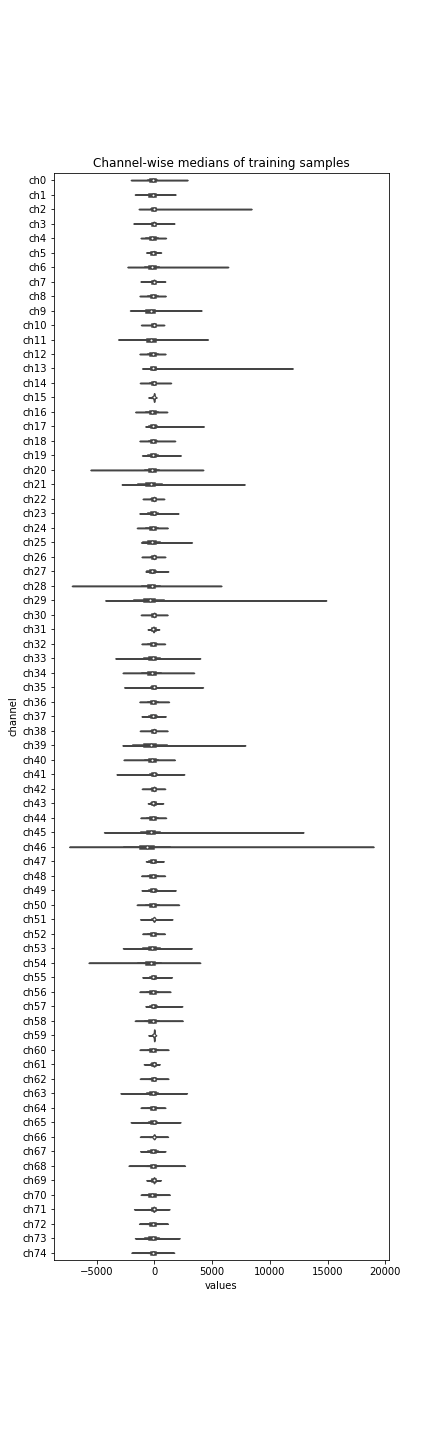
#> input picture code/figs/im_med_violin.png, 432 x 1440 px
$ python -i valid_controls.py   (imports and definitions only)
#> lines starting #> are read from the running program, lines starting #| are printed output that depends on the picture; after the words box and inside, x2 and y2 are one past the last pixel; in counts of white or black regions, pixels touching at a corner belong together
from PIL import Image, ImageOps
from skimage import color
from skimage import io
from skimage.transform import resize
from skimage import transform
from skimage.filters import threshold_otsu
import skimage

import matplotlib.pyplot as plt
import matplotlib.image as mpimg
import numpy as np
import pandas as pd
import os
import tifffile as tiff
from argparse import ArgumentParser
import argparse
import random
from matplotlib.patches import Circle
import imageio
import cv2

import pdb
import json

import utils
from utils import str2bool

# [1 line not run here, left out]

# 16 bit:
#--------
# min_bit = 0
# max_bit = 65535

# swapped to an already normalized version
min_bit = 0
max_bit = 1

shift_bit = 0.6 # used to be 0.75


#----------
# HELPERS
#----------
# [20 lines left out: function read_binary_mask, not called in this run]

def draw_binary_mask_otsu(data_path, numpy_flag=False):
	"""
	Draws a binarized version of the input mask to use for downstream image creation.
	Uses otsu binarization/thresholding to accomplish this.
	"""
#> called with data_path = 'figs/im_med_violin.png', numpy_flag = False

	if numpy_flag == False:
		bitmap = mpimg.imread(data_path)
#> bitmap is the input picture: shape (1440, 432, 4) float32; mean R, G, B, A 0.977, 0.977, 0.977, 1
	else:
		bitmap = np.load(data_path)

	h,w,_ = bitmap.shape
#> h = 1440; w = 432

	target_h, target_w = 3000, 3000
	scale_h, scale_w = int(target_h // h), int(target_w // w)
#> scale_h = 2; scale_w = 6
	scale = int(np.min([scale_h, scale_w]))
#> scale = 2

	# color image
	bitmap_resized = resize(bitmap, (h*scale, w*scale))

	# grayscale - 1D in channel space
	bitmap_resized_gray = np.expand_dims(color.rgb2gray(bitmap_resized), 2)

	# Binarized mask - manual thresholding
	thresh = threshold_otsu(bitmap_resized_gray)
#> thresh = 0.711

	mask = bitmap_resized_gray > thresh
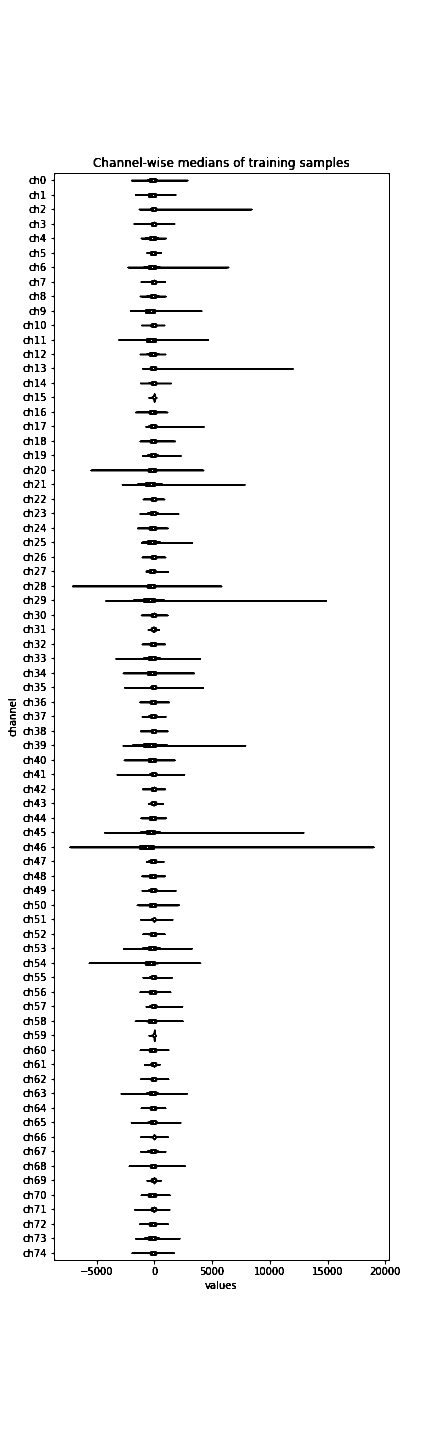
#> mask: shape (2880, 864, 1) bool (shown at 1/2 size); 96.6% white; 359 black regions (5 under 20 px), largest, box (x1, y1, x2, y2) and area: (103, 346, 780, 2529) 12376, (138, 1690, 750, 1700) 3200, (210, 1196, 654, 1206) 1996

	return mask


# [955 lines left out: functions draw_binary_mask, check_partition_status, draw_affine_transform, draw_sinusoid_transform, draw_1_hotcold, draw_extremepixel_partition and 12 more, not called in this run]


# [2 lines not run here, left out]

>>> result = draw_binary_mask_otsu('figs/im_med_violin.png')
